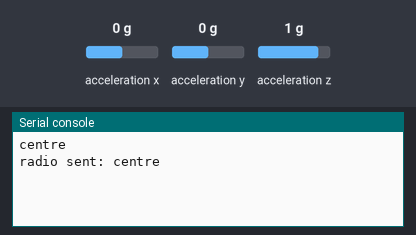
Recording of a program running on a simulated ESP32 board running MicroPython. Parts: the last lines printed to the serial console. The inputs (shaded band) are chosen by the test bench; at power-on: acceleration x 0 g, acceleration y 0 g, acceleration z 1 g. No radio messages arrive unless stated (any console line starting 'radio sent:' is added by the test bench); library files of the repository ran but are not shown: imu.py.

Above: at 1.4 s.
1.5 s: acceleration x set to -1.4 g
At 2.7 s:
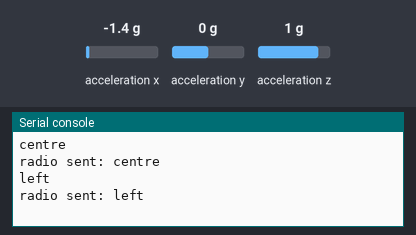
3.0 s: acceleration x set to 0.8 g
At 4.1 s:
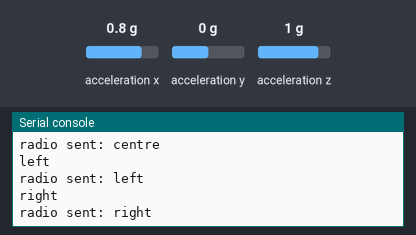

Measured:
- after the input at 1.5 s, the serial console: prints a new line at once (image 1)
- after the input at 3.0 s, the serial console: prints a new line at once (image 2)

The program:

verici.py
```python
import network
from machine import Pin, SoftI2C
import espnow
from imu import MPU6050
from time import sleep

i2c = SoftI2C(scl=Pin(22), sda=Pin(23))
imu = MPU6050(i2c)

# A WLAN interface must be active to send()/recv()
sta = network.WLAN(network.STA_IF)  # Or network.AP_IF
sta.active(True)

# Initialize ESP-NOW
esp = espnow.ESPNow()
esp.active(True)

# Define the MAC address of the receiving ESP32 (ESP32 B)
peer =b'\xa0\xa3\xb3(\xc5l'
esp.add_peer(peer)

last_s = 0
while True:

    x = imu.accel.x
    y = imu.accel.y
    z = imu.accel.z

    if -0.2 < x < 0.2 and -0.2 < y < 0.2:
        gyro_status = "centre"
    elif x > 0.4 and -0.2 < y < 0.2 :
        gyro_status = "right"
    elif x < -0.4 and -0.2 < y < 0.2:
        gyro_status = "left"
    elif y > 0.4 and -0.2 < x < 0.2:
        gyro_status = "front"
    elif y <-0.4 and -0.2 < x < 0.2:
        gyro_status = "behind"

    if last_s == gyro_status:
        pass
    else:
        print(gyro_status)
        message = gyro_status
        esp.send(peer, message)

    last_s = gyro_status
```
